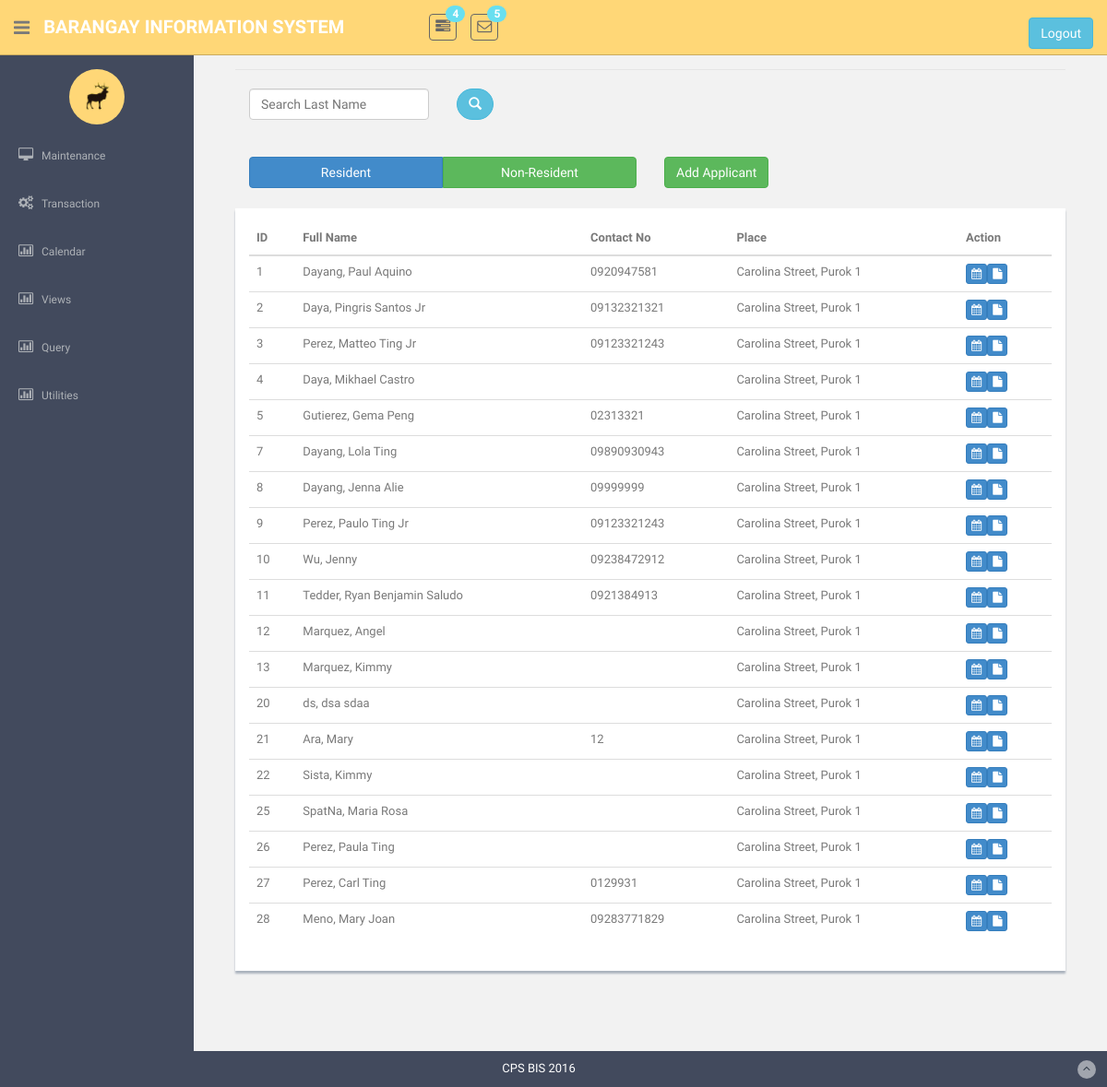
/validitycheck.php, run on the app's committed database.
### tables this page shows
CREATE TABLE `tblhousemember` (
  `intMemberNo` int(11) NOT NULL,
  `strFirstName` varchar(100) NOT NULL,
  `strMiddleName` varchar(100) DEFAULT NULL,
  `strLastName` varchar(100) NOT NULL,
  `strNameExtension` varchar(50) DEFAULT NULL,
  `charGender` char(1) NOT NULL,
  `dtBirthdate` date NOT NULL,
  `strContactNo` varchar(11) DEFAULT NULL,
  `strOccupation` varchar(50) DEFAULT NULL,
  `strSSSNo` varchar(9) DEFAULT NULL,
  `strTINNo` varchar(50) DEFAULT NULL,
  `strVotersId` varchar(25) NOT NULL,
  `intForeignHouseholdNo` int(11) NOT NULL,
  `strCivilStatus` varchar(20) NOT NULL,
  `strStatus` varchar(10) NOT NULL,
  `strLifeStatus` varchar(10) NOT NULL,
  `charLiterate` char(1) NOT NULL,
  `charDisable` char(1) NOT NULL,
  `dtEntered` date NOT NULL
);

### ValidityCheck.php (the view, shortened to what this page needs)
<!DOCTYPE html>
    <?php require('header.php');?>
    <?php require('sidebar.php');?>
      <section id="main-content">
        <section class="wrapper site-min-height">
    <div id="wrapper">
        <div id="page-content-wrapper">
            <div class="container-fluid">
                <div class="row">
                    <div class="col-lg-12">
							<div class = "bodybody">
								<div class="panel-body">
		<legend ><font face = "cambria" size = 10 color = "grey"> </font></legend>
		<div class="form-group">
			<div class="col-sm-3">
				<input id="searchr" name="search" class="form-control input-group-lg reg_name" type="text"  title="generated brgyId" value= "" placeholder="Search Last Name">
			</div>
			<div class="col-sm-2">
				<button class="btn btn-info btn-round btn-s  " id = "searchst" name = "btnSearch" value = 4 onclick = "search(this.value)"><i class = "glyphicon glyphicon-search "></i></button>
			</div>
		</div><br><br><br><br>
		<div class="col-sm-6">
		<div class="btn-group btn-group-justified" role="group" aria-label="...">
			<div class="btn-group" role="group">
				<button class="btn btn-primary" id = "searcht" name = "btnSearch" value = 1 onclick = "select(this.value)">Resident</button>
			</div>
			<div class="btn-group" role="group">
				<button class="btn btn-success" id = "searcht" name = "btnSearch" value = 2 onclick = "select(this.value)">Non-Resident</button>
			</div>
		</div>
		</div>
		<div class="col-sm-2">
			<a href="RegisterApplicant.php"><input type="button" class="btn btn-outline btn-success" name = "btnAdd" id = "btnAdd" href="RegisterApplicant.php" value="Add Applicant"></a>
		</div><br><br><br>
		<?php
		$statement = "SELECT a.`intMemberNo`, CONCAT(a.`strLastName`, ', ', a.`strFirstName`, ' ', a.`strMiddleName`, ' ', a.`strNameExtension`) AS 'Name', a.`strContactNo`, CONCAT(s.`strStreetName`, ', ', s.`strPurok`) AS 'Place' FROM tblhousemember a INNER JOIN tblhousehold h ON h.intHouseholdNo = a.intForeignHouseholdNo INNER JOIN tblstreet s ON s.intStreetId = h.intForeignStreetId";
		?>
<form method="POST">
		<center>
		<div class = "showback" id = "tablestreet">
			<table class="table table-hover" style="height: 40%; overflow: scroll; "'>
				<thead><tr>
					<th>ID</th>
					<th>Full Name</th>
					<th>Contact No</th>
					<th>Place</th>
					<th>Action</th>
				</tr></thead>
			<tbody>
			<?php
			$query = mysqli_query($con,$statement);
			while($row = mysqli_fetch_array($query)){ ?>
				<tr><td onmouseover='highlightCells(this.parentNode)' onmouseout='unhighlightCells(this.parentNode)' ><?php echo $row[0]; ?></td>
				<td onmouseover='highlightCells(this.parentNode)' onmouseout='unhighlightCells(this.parentNode)'><?php echo $row[1]; ?></td>
				<td onmouseover='highlightCells(this.parentNode)' onmouseout='unhighlightCells(this.parentNode)' ><?php echo $row[2]; ?></td>
				<td onmouseover='highlightCells(this.parentNode)' onmouseout='unhighlightCells(this.parentNode)' ><?php echo $row[3]; ?></td>
				<?php
				if(strstr($row[0], 'app')){
						echo"<td onmouseover='highlightCells(this.parentNode)' onmouseout='unhighlightCells(this.parentNode)'><button type = 'submit' name='btnProceed' value = '$row[0]' class='btn btn-success btn-xs'><i class='fa fa-calendar'></i></button><button type = 'submit' name='btnDocument' value = '$row[0]' class='btn btn-success btn-xs'><i class='fa fa-file'></i></button></td>";
					}
				else{
						echo"<td onmouseover='highlightCells(this.parentNode)' onmouseout='unhighlightCells(this.parentNode)'><button type = 'submit' name='btnProceed' value = '$row[0]' class='btn btn-primary btn-xs'><i class='fa fa-calendar'></i></button><button type = 'submit' name='btnDocument' value = '$row[0]' class='btn btn-primary btn-xs'><i class='fa fa-file'></i></button></td>";
					}
			}?>
			</tbody>
			</table>
		</div></center><br><br>
	</form>
								</div>
							</div>
						</div>
					</div>
				</div>
			</div>
		</div>
		</section><! --/wrapper -->
      </section>
<?php require("footer.php");?>

### header.php (shortened to what this page needs)
<html lang="en">
  <head>
    <link href="assets/css/bootstrap.css" rel="stylesheet">
    <link href="assets/font-awesome/css/font-awesome.css" rel="stylesheet" />
    <link href="assets/css/style.css" rel="stylesheet">
    <link href="assets/css/style-responsive.css" rel="stylesheet">
  </head>
  <body>
  <section id="container" >
      <header class="header black-bg">
              <div class="sidebar-toggle-box">
                  <div class="fa fa-bars tooltips" data-placement="right" data-original-title="Toggle Navigation"></div>
              </div>
            <a href="index.html" class="logo"><b>Barangay Information System</b></a>
            <div class="nav notify-row" id="top_menu">
                <ul class="nav top-menu">
                    <li class="dropdown">
                        <a data-toggle="dropdown" class="dropdown-toggle" href="index.html#">
                            <i class="fa fa-tasks"></i>
                            <span class="badge bg-theme">4</span>
                        </a>
                    </li>
                    <li id="header_inbox_bar" class="dropdown">
                        <a data-toggle="dropdown" class="dropdown-toggle" href="index.html#">
                            <i class="fa fa-envelope-o"></i>
                            <span class="badge bg-theme">5</span>
                        </a>
                    </li>
                </ul>
            </div><form method = POST>
            <div class="top-menu">
            	<ul class="nav pull-right top-menu">
                    <li><br><button name = 'logout' class = 'btn btn-info ' type = submit>Logout</button></li>
            	</ul>
            </div>
			</form>
        </header>

### sidebar.php (shortened to what this page needs)
<aside>
    <div id="sidebar"  class="nav-collapse ">
        <ul class="sidebar-menu" id="nav-accordion">
        	  <p class="centered"><a href="profile.html"><img src="assets/img/ui-sam.jpg" class="img-circle" width="60"></a></p>
            <li class="sub-menu">
                <a href="javascript:;" >
                    <i class="fa fa-desktop"></i>
                    <span>Maintenance</span>
                </a>
            </li>
            <li class="sub-menu">
                <a href="validitycheck.php" >
                    <i class="fa fa-cogs"></i>
                    <span>Transaction</span>
                </a>
            </li>
 <li class="sub-menu">
                <a href="viewCalendar.php" >
                    <i class="fa fa-bar-chart-o"></i>
                    <span>Calendar</span>
                </a>
            </li>
        <li class="sub-menu">
                <a href="javascript:;" >
                    <i class="fa fa-bar-chart-o"></i>
                    <span>Views</span>
                </a>
            </li>
            <li class="sub-menu">
                <a href="javascript:;" >
                    <i class="fa fa-bar-chart-o"></i>
                    <span>Query</span>
                </a>
            </li>
<li class="sub-menu">
                <a href="#" >
                    <i class="fa fa-bar-chart-o"></i>
                    <span>Utilities</span>
                </a>
            </li>
        </ul>
    </div>
</aside>

### footer.php (shortened to what this page needs)
      <footer class="site-footer">
          <div class="text-center">
              CPS BIS 2016
              <a href="index.php" class="go-top">
                  <i class="fa fa-angle-up"></i>
              </a>
          </div>
      </footer>
  </section>
</body>
</html>

### assets/css/style.css (style rules this page uses)
body { color: #797979; background: #f2f2f2; font-family: 'Ruda', sans-serif; padding: 0px !important; margin: 0px !important; font-size:13px; }
ul li { list-style: none; }
a, a:hover, a:focus { text-decoration: none; outline: none; }
#container { width: 100%; height: 100%; }
.btn-round { border-radius: 20px; -webkit-border-radius: 20px; }
.bg-theme { background-color: #68dff0; }
.centered { text-align: center; }
#sidebar { width: 210px; height: 100%; position: fixed; background: #424a5d; }
#sidebar ul li { position: relative; }
ul.sidebar-menu , ul.sidebar-menu li ul.sub { margin: -2px 0 0; padding: 0; }
ul.sidebar-menu { margin-top: 75px; }
ul.sidebar-menu li { margin-bottom: 5px; margin-left:10px; margin-right:10px; }
ul.sidebar-menu li.sub-menu { line-height: 15px; }
ul.sidebar-menu li a span { display: inline-block; }
ul.sidebar-menu li a { color: #aeb2b7; text-decoration: none; display: block; padding: 15px 0 15px 10px; font-size: 12px; outline: none; -webkit-transition: all 0.3s ease; -moz-transition: all 0.3s ease; -o-transition: all 0.3s ease; -ms-transition: all 0.3s ease; transition: all 0.3s ease; }
ul.sidebar-menu li a i { font-size: 15px; padding-right: 6px; }
#main-content { margin-left: 210px; }
.header, .footer { min-height: 60px; padding: 0 15px; }
.header { position: fixed; left: 0; right: 0; z-index: 1002; }
.black-bg { background: #ffd777; border-bottom: 1px solid #c9aa5f; }
.wrapper { display: inline-block; margin-top: 60px; padding-left: 15px; padding-right: 15px; padding-bottom: 15px; padding-top: 0px; width: 100%; }
a.logo { font-size: 20px; color: #ffffff; float: left; margin-top: 15px; text-transform: uppercase; }
a.logo b { font-weight: 900; }
#top_menu .nav > li, ul.top-menu > li { float: left; }
.notify-row { float: left; margin-top: 15px; margin-left: 92px; }
ul.top-menu > li > a { color: #666666; font-size: 16px; border-radius: 4px; -webkit-border-radius: 4px; border:1px solid #666666 !important; padding: 2px 6px; margin-right: 15px; }
.notify-row .badge { position: absolute; right: -10px; top: -10px; z-index: 100; }
.sidebar-toggle-box { float: left; padding-right: 15px; margin-top: 20px; }
.sidebar-toggle-box .fa-bars { cursor: pointer; display: inline-block; font-size: 20px; }
.showback { background: #ffffff; padding: 15px; margin-bottom: 15px; box-shadow: 0px 3px 2px #aab2bd; }
.site-footer { background: #424a5d; color: #fff; padding: 10px 0; }
.go-top { margin-right: 1%; float: right; background: rgba(255,255,255,.5); width: 20px; height: 20px; border-radius: 50%; -webkit-border-radius: 50%; }
.go-top i { color: #2A3542; }
.site-min-height { min-height: 900px; }

### data on the page
tblhousemember: intMemberNo "1", row "Dayang, Paul Aquino", strContactNo "0920947581", row "Carolina Street, Purok 1"
tblhousemember: intMemberNo "2", row "Daya, Pingris Santos Jr", strContactNo "09132321321", row "Carolina Street, Purok 1"
tblhousemember: intMemberNo "3", row "Perez, Matteo Ting Jr", strContactNo "09123321243", row "Carolina Street, Purok 1"
tblhousemember: intMemberNo "4", row "Daya, Mikhael Castro", row "Carolina Street, Purok 1"
tblhousemember: intMemberNo "5", row "Gutierez, Gema Peng", strContactNo "02313321", row "Carolina Street, Purok 1"
tblhousemember: intMemberNo "7", row "Dayang, Lola Ting", strContactNo "09890930943", row "Carolina Street, Purok 1"
tblhousemember: intMemberNo "8", row "Dayang, Jenna Alie", strContactNo "09999999", row "Carolina Street, Purok 1"
tblhousemember: intMemberNo "9", row "Perez, Paulo Ting Jr", strContactNo "09123321243", row "Carolina Street, Purok 1"
tblhousemember: intMemberNo "10", row "Wu, Jenny", strContactNo "09238472912", row "Carolina Street, Purok 1"
tblhousemember: intMemberNo "11", row "Tedder, Ryan Benjamin Saludo", strContactNo "0921384913", row "Carolina Street, Purok 1"
tblhousemember: intMemberNo "12", row "Marquez, Angel", row "Carolina Street, Purok 1"
tblhousemember: intMemberNo "13", row "Marquez, Kimmy", row "Carolina Street, Purok 1"
tblhousemember: intMemberNo "20", row "ds, dsa sdaa", row "Carolina Street, Purok 1"
tblhousemember: intMemberNo "21", row "Ara, Mary", strContactNo "12", row "Carolina Street, Purok 1"
tblhousemember: intMemberNo "22", row "Sista, Kimmy", row "Carolina Street, Purok 1"
tblhousemember: intMemberNo "25", row "SpatNa, Maria Rosa", row "Carolina Street, Purok 1"
tblhousemember: intMemberNo "26", row "Perez, Paula Ting", row "Carolina Street, Purok 1"
tblhousemember: intMemberNo "27", row "Perez, Carl Ting", strContactNo "0129931", row "Carolina Street, Purok 1"
tblhousemember: intMemberNo "28", row "Meno, Mary Joan", strContactNo "09283771829", row "Carolina Street, Purok 1"
